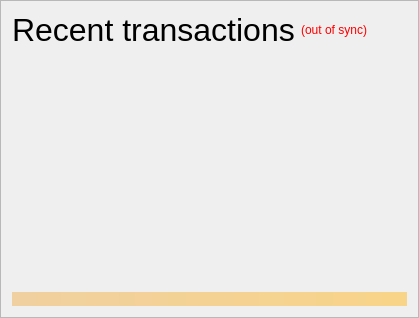
                <widget class="QFrame" name="frame_RecentTransactions">
                 <property name="minimumSize">
                  <size>
                   <width>0</width>
                   <height>0</height>
                  </size>
                 </property>
                 <property name="frameShape">
                  <enum>QFrame::StyledPanel</enum>
                 </property>
                 <property name="frameShadow">
                  <enum>QFrame::Raised</enum>
                 </property>
                 <layout class="QVBoxLayout" name="verticalLayout_1" stretch="0,0,0,0">
                  <item>
                   <layout class="QHBoxLayout" name="horizontalLayout_2">
                    <item>
                     <widget class="QLabel" name="label_4">
                      <property name="minimumSize">
                       <size>
                        <width>0</width>
                        <height>20</height>
                       </size>
                      </property>
                      <property name="font">
                       <font>
                        <pointsize>24</pointsize>
                        <weight>50</weight>
                        <bold>false</bold>
                       </font>
                      </property>
                      <property name="text">
                       <string>Recent transactions</string>
                      </property>
                     </widget>
                    </item>
                    <item>
                     <widget class="QLabel" name="labelTransactionsStatus">
                      <property name="cursor">
                       <cursorShape>WhatsThisCursor</cursorShape>
                      </property>
                      <property name="toolTip">
                       <string>The displayed information may be out of date. Your wallet automatically synchronizes with the ITN network after a connection is established, but this process has not completed yet.</string>
                      </property>
                      <property name="styleSheet">
                       <string notr="true">QLabel { color: red; }</string>
                      </property>
                      <property name="text">
                       <string notr="true">(out of sync)</string>
                      </property>
                      <property name="alignment">
                       <set>Qt::AlignRight|Qt::AlignTrailing|Qt::AlignVCenter</set>
                      </property>
                     </widget>
                    </item>
                    <item>
                     <spacer name="horizontalSpacer">
                      <property name="orientation">
                       <enum>Qt::Horizontal</enum>
                      </property>
                      <property name="sizeHint" stdset="0">
                       <size>
                        <width>40</width>
                        <height>20</height>
                       </size>
                      </property>
                     </spacer>
                    </item>
                   </layout>
                  </item>
                  <item>
                   <widget class="QListView" name="listTransactions">
                    <property name="minimumSize">
                     <size>
                      <width>0</width>
                      <height>0</height>
                     </size>
                    </property>
                    <property name="styleSheet">
                     <string notr="true">QListView { background: transparent; }</string>
                    </property>
                    <property name="frameShape">
                     <enum>QFrame::NoFrame</enum>
                    </property>
                    <property name="verticalScrollBarPolicy">
                     <enum>Qt::ScrollBarAlwaysOff</enum>
                    </property>
                    <property name="horizontalScrollBarPolicy">
                     <enum>Qt::ScrollBarAlwaysOff</enum>
                    </property>
                    <property name="selectionMode">
                     <enum>QAbstractItemView::NoSelection</enum>
                    </property>
                   </widget>
                  </item>
                  <item>
                   <spacer name="verticalSpacer_2">
                    <property name="orientation">
                     <enum>Qt::Vertical</enum>
                    </property>
                    <property name="sizeType">
                     <enum>QSizePolicy::Expanding</enum>
                    </property>
                    <property name="sizeHint" stdset="0">
                     <size>
                      <width>20</width>
                      <height>40</height>
                     </size>
                    </property>
                   </spacer>
                  </item>
                  <item>
                   <widget class="QLabel" name="labelAlerts">
                    <property name="maximumSize">
                     <size>
                      <width>16777215</width>
                      <height>16777215</height>
                     </size>
                    </property>
                    <property name="styleSheet">
                     <string notr="true">background-color: qlineargradient(x1: 0, y1: 0, x2: 1, y2: 0, stop:0 #F0D0A0, stop:1 #F8D488); color:#000000;</string>
                    </property>
                    <property name="text">
                     <string/>
                    </property>
                    <property name="wordWrap">
                     <bool>true</bool>
                    </property>
                    <property name="margin">
                     <number>3</number>
                    </property>
                   </widget>
                  </item>
                 </layout>
                </widget>
